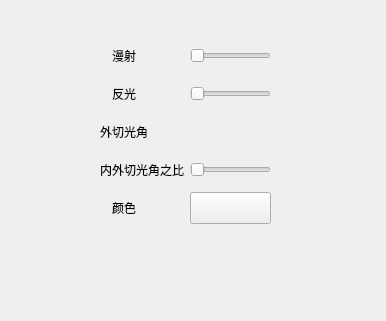
<?xml version="1.0" encoding="UTF-8"?>
<ui version="4.0">
 <class>nifo::ui::spot_light_panel</class>
 <widget class="QWidget" name="nifo::ui::spot_light_panel">
  <property name="geometry">
   <rect>
    <x>0</x>
    <y>0</y>
    <width>386</width>
    <height>321</height>
   </rect>
  </property>
  <property name="windowTitle">
   <string>spot_light_panel</string>
  </property>
  <widget class="QWidget" name="layoutWidget">
   <property name="geometry">
    <rect>
     <x>100</x>
     <y>40</y>
     <width>171</width>
     <height>186</height>
    </rect>
   </property>
   <layout class="QFormLayout" name="formLayout">
    <item row="0" column="0">
     <widget class="QLabel" name="label_diffuse">
      <property name="minimumSize">
       <size>
        <width>36</width>
        <height>32</height>
       </size>
      </property>
      <property name="maximumSize">
       <size>
        <width>16777215</width>
        <height>35</height>
       </size>
      </property>
      <property name="text">
       <string>漫射</string>
      </property>
      <property name="alignment">
       <set>Qt::AlignmentFlag::AlignRight|Qt::AlignmentFlag::AlignTrailing|Qt::AlignmentFlag::AlignVCenter</set>
      </property>
     </widget>
    </item>
    <item row="0" column="1">
     <widget class="QSlider" name="diffuse_strength">
      <property name="minimumSize">
       <size>
        <width>0</width>
        <height>32</height>
       </size>
      </property>
      <property name="maximumSize">
       <size>
        <width>16777215</width>
        <height>35</height>
       </size>
      </property>
      <property name="tracking">
       <bool>false</bool>
      </property>
      <property name="orientation">
       <enum>Qt::Orientation::Horizontal</enum>
      </property>
     </widget>
    </item>
    <item row="4" column="0">
     <widget class="QLabel" name="label_color">
      <property name="minimumSize">
       <size>
        <width>36</width>
        <height>32</height>
       </size>
      </property>
      <property name="maximumSize">
       <size>
        <width>16777215</width>
        <height>35</height>
       </size>
      </property>
      <property name="text">
       <string>颜色</string>
      </property>
      <property name="alignment">
       <set>Qt::AlignmentFlag::AlignRight|Qt::AlignmentFlag::AlignTrailing|Qt::AlignmentFlag::AlignVCenter</set>
      </property>
     </widget>
    </item>
    <item row="4" column="1">
     <widget class="QPushButton" name="color">
      <property name="minimumSize">
       <size>
        <width>0</width>
        <height>32</height>
       </size>
      </property>
      <property name="maximumSize">
       <size>
        <width>16777215</width>
        <height>35</height>
       </size>
      </property>
      <property name="text">
       <string/>
      </property>
     </widget>
    </item>
    <item row="1" column="0">
     <widget class="QLabel" name="label_specular">
      <property name="minimumSize">
       <size>
        <width>36</width>
        <height>32</height>
       </size>
      </property>
      <property name="maximumSize">
       <size>
        <width>16777215</width>
        <height>35</height>
       </size>
      </property>
      <property name="text">
       <string>反光</string>
      </property>
      <property name="alignment">
       <set>Qt::AlignmentFlag::AlignRight|Qt::AlignmentFlag::AlignTrailing|Qt::AlignmentFlag::AlignVCenter</set>
      </property>
     </widget>
    </item>
    <item row="1" column="1">
     <widget class="QSlider" name="specular_strength">
      <property name="minimumSize">
       <size>
        <width>0</width>
        <height>32</height>
       </size>
      </property>
      <property name="maximumSize">
       <size>
        <width>16777215</width>
        <height>35</height>
       </size>
      </property>
      <property name="tracking">
       <bool>false</bool>
      </property>
      <property name="orientation">
       <enum>Qt::Orientation::Horizontal</enum>
      </property>
     </widget>
    </item>
    <item row="2" column="0">
     <widget class="QLabel" name="label_outer_cutoff">
      <property name="minimumSize">
       <size>
        <width>36</width>
        <height>32</height>
       </size>
      </property>
      <property name="maximumSize">
       <size>
        <width>16777215</width>
        <height>35</height>
       </size>
      </property>
      <property name="text">
       <string>外切光角</string>
      </property>
      <property name="alignment">
       <set>Qt::AlignmentFlag::AlignRight|Qt::AlignmentFlag::AlignTrailing|Qt::AlignmentFlag::AlignVCenter</set>
      </property>
     </widget>
    </item>
    <item row="2" column="1">
     <widget class="nifo::ui::floating_point_spinbox" name="outer_cutoff" native="true"/>
    </item>
    <item row="3" column="0">
     <widget class="QLabel" name="label">
      <property name="minimumSize">
       <size>
        <width>36</width>
        <height>32</height>
       </size>
      </property>
      <property name="maximumSize">
       <size>
        <width>16777215</width>
        <height>35</height>
       </size>
      </property>
      <property name="text">
       <string>内外切光角之比</string>
      </property>
      <property name="alignment">
       <set>Qt::AlignmentFlag::AlignRight|Qt::AlignmentFlag::AlignTrailing|Qt::AlignmentFlag::AlignVCenter</set>
      </property>
     </widget>
    </item>
    <item row="3" column="1">
     <widget class="QSlider" name="inner_div_outer">
      <property name="minimumSize">
       <size>
        <width>0</width>
        <height>32</height>
       </size>
      </property>
      <property name="maximumSize">
       <size>
        <width>16777215</width>
        <height>35</height>
       </size>
      </property>
      <property name="orientation">
       <enum>Qt::Orientation::Horizontal</enum>
      </property>
     </widget>
    </item>
   </layout>
  </widget>
 </widget>
 <customwidgets>
  <customwidget>
   <class>nifo::ui::floating_point_spinbox</class>
   <extends>QWidget</extends>
   <header>../widgets/spinbox.h</header>
   <container>1</container>
  </customwidget>
 </customwidgets>
 <resources/>
 <connections/>
</ui>
